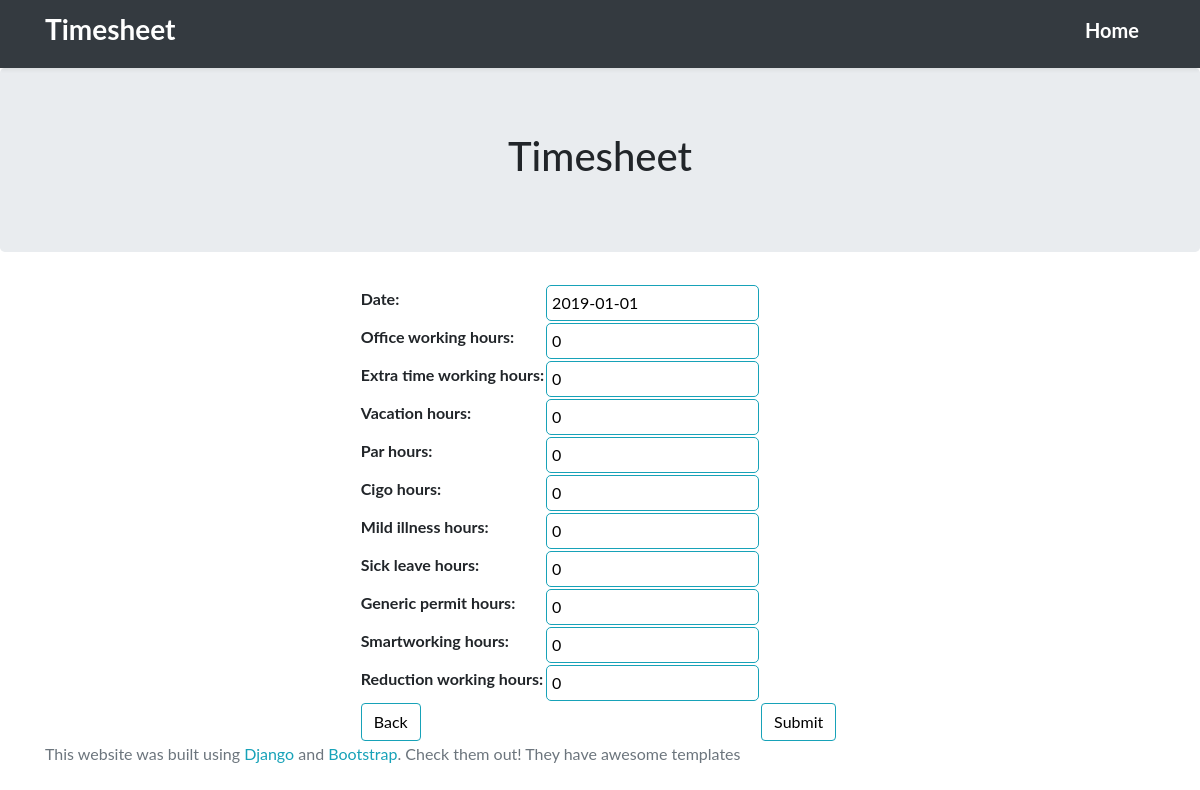
The page /workingday/edit/1/ on the database its author committed.
### timesheet/models.py (models this page shows, shortened)
class WorkingDay(models.Model):
    HOURS_TYPES = [
        ('WOH', 'Office Working Hours'),
        ('EWO', 'Extra Working Hours'),
        ('VAC', 'Vacation Hours'),
        ('PAR', 'PAR Hours'),
        ('CIG', 'CIGO Hours'),
        ('IND', 'Mild Illness Hours'),
        ('SIC', 'Sick Leave Hours'),
        ('GPH', 'Generic Permit Hours'),
        ('SMA', 'Smartworking Hours'),
        ('RWH', 'Reduction of Working Hours')
    ]
    date = models.DateField() #models.ForeignKey(TimesheetDay, on_delete = models.CASCADE)
    office_working_hours = models.IntegerField(default = 8, validators = [MinValueValidator(0), MaxValueValidator(8)])
    extra_time_working_hours = models.IntegerField(default = 0, validators = [MinValueValidator(0), MaxValueValidator(8)])
    vacation_hours = models.PositiveIntegerField(default = 0, validators = [MinValueValidator(0), MaxValueValidator(8)])
    par_hours = models.PositiveIntegerField(default = 0, validators = [MinValueValidator(0), MaxValueValidator(8)])
    cigo_hours = models.PositiveIntegerField(default = 0, validators = [MinValueValidator(0), MaxValueValidator(8)])
    mild_illness_hours = models.PositiveIntegerField(default = 0, validators = [MinValueValidator(0), MaxValueValidator(8)])
    sick_leave_hours = models.PositiveIntegerField(default = 0, validators = [MinValueValidator(0), MaxValueValidator(8)])
    generic_permit_hours = models.PositiveIntegerField(default = 0, validators = [MinValueValidator(0), MaxValueValidator(8)])
    smartworking_hours = models.PositiveIntegerField(default = 0, validators = [MinValueValidator(0), MaxValueValidator(8)])
    reduction_working_hours = models.PositiveIntegerField(default = 0, validators = [MinValueValidator(0), MaxValueValidator(8)])

### timesheet/views.py (the view)
# urls.py: path('workingday/edit/<int:workingday_id>/', timesheet.views.workingday, name = 'workingday_edit'),
def workingday(request, workingday_id):
    if workingday_id:
        workingday = get_object_or_404(WorkingDay, pk = workingday_id)
    else:
        workingday = WorkingDay()
    form = WorkingDayForm(request.POST or None, instance = workingday)
    if request.POST and form.is_valid():
        form.save()
        return HttpResponseRedirect('/month/?month=' + str(workingday.get_year()) + '-' + str(workingday.get_month()))
    return render(request, 'timesheet/form.html', {'form': form})

### timesheet/forms.py (shortened to what this page needs)
class WorkingDayForm(ModelForm):
  class Meta:
    model = WorkingDay
    widgets = {
      'date': DateInput(attrs={'type': 'date-local'}, format='%Y-%m-%d'),
    }
    fields = '__all__'
  def __init__(self, *args, **kwargs):
    super(WorkingDayForm, self).__init__(*args, **kwargs)
    self.fields['date'].input_formats = ('%Y-%m-%d',)
    self.fields['date'].widget.attrs['readonly'] = True

### timesheet/templates/timesheet/form.html (shortened to what this page needs)
{% extends 'home/home.html' %}
{% block content %}
  <section class="jumbotron text-center">
    <div class="container">
      <h1>Timesheet</h1>
    </div>
  </section>
  <form method="post" action="" enctype="multipart/form-data">
    <table class="form form-table">
      {{ form }}
      <tr>
        <td colspan="2"><button type="submit" class="btn btn-info left"> Back </button></td>
        <td colspan="2"><button type="submit" class="btn btn-info right"> Submit </button></td>
      </tr>
    </table>
  </form>
{% endblock %}

### timesheet/static/timesheet/css/styles.css (style rules this page uses)
body { font-family: "ptsans", "Lato", "Helvetica Neue", Helvetica, Arial, sans-serif; }
.left { float: left; }
.right { float: right; }
.btn { outline: none; color: black; background-color: transparent; box-shadow: 0 0 0 0; margin-right: 3px; }
.form { margin: auto; }
.form input, .form select, .form textarea { border-radius: 5px; border: 1px solid #17a2b8; outline: none; background: none; padding: 5px; width: 100%; }

### rows shown on the page
WorkingDay: date "2019-01-01", office_working_hours "0", extra_time_working_hours "0", vacation_hours "0", par_hours "0", cigo_hours "0", mild_illness_hours "0", sick_leave_hours "0", generic_permit_hours "0", smartworking_hours "0", reduction_working_hours "0"
